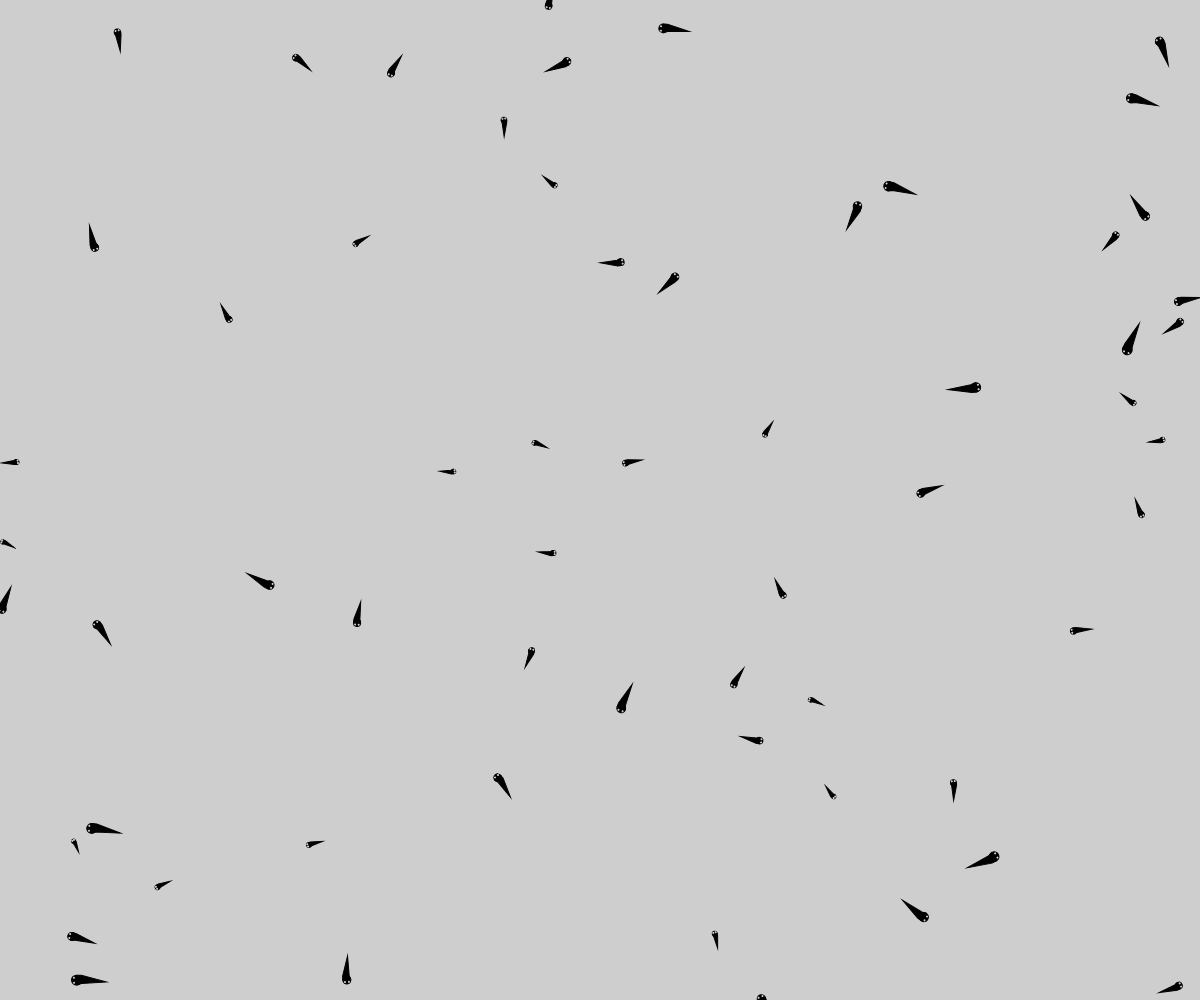
Frame 1 (no input)
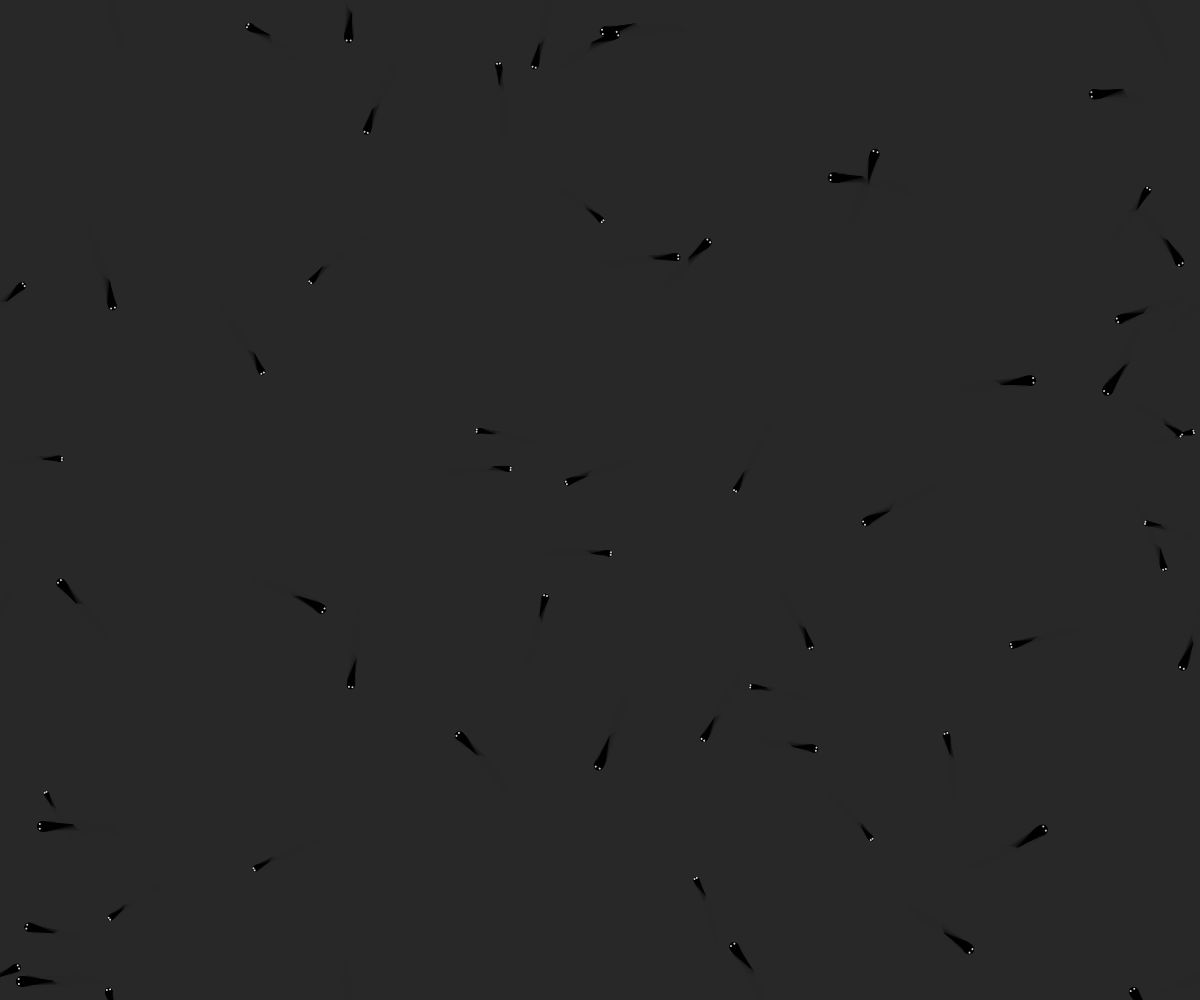
Frame 60 (no input)
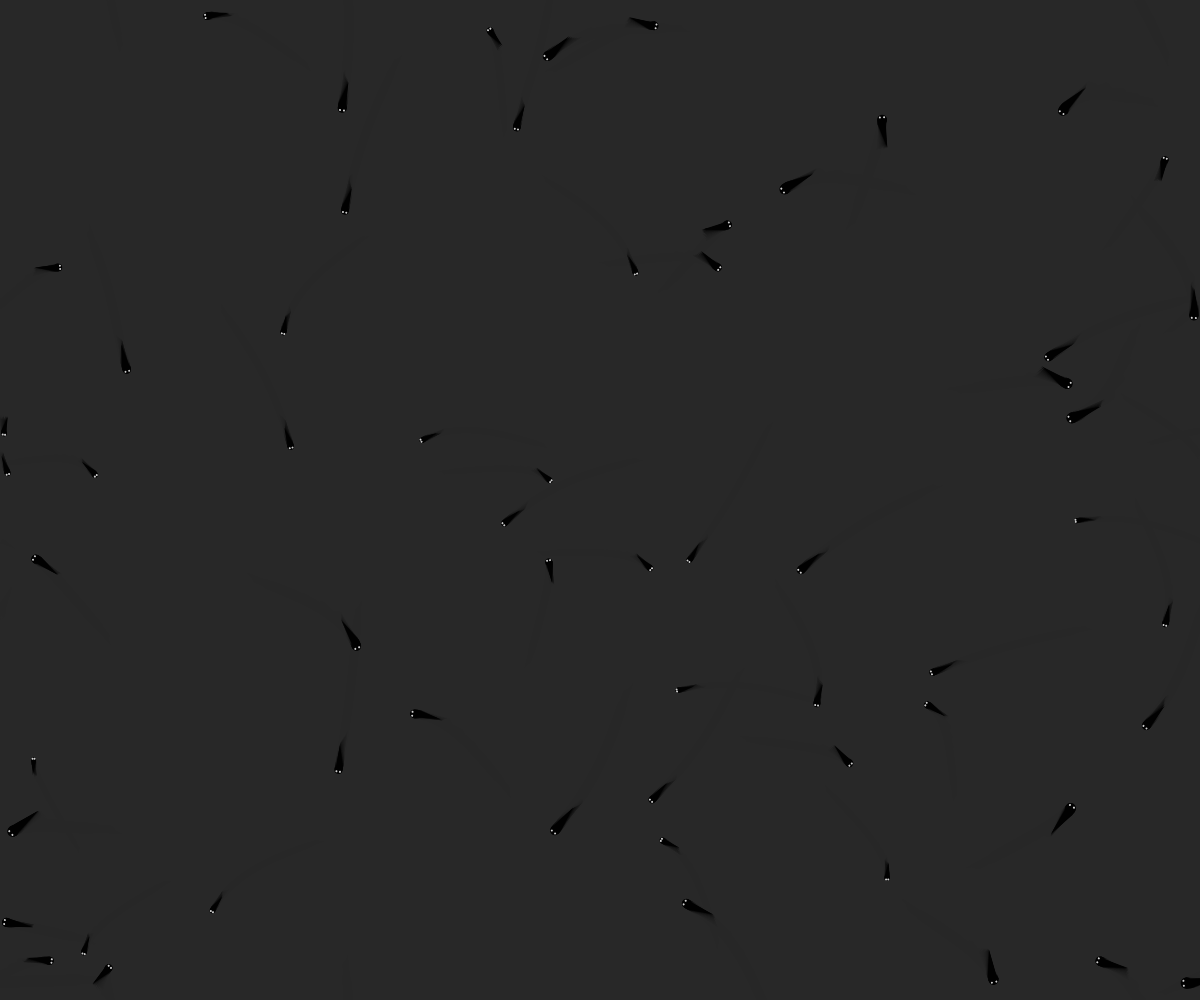
Frame 120 (the mouse pressed at the canvas centre since frame 60)

The p5.js sketch that drew these frames (run headless with seeded random() and noise() and a simulated clock; from frame 60 on, the mouse is pressed at the canvas centre):

// p5.js sketch
// ── sketch.js
let tadpoles = [];


let colours;
let target;

function setup() {
    // colours = [0, 255, 100, color('teal'), color('bisque')];
    colours = [0, 10, 128, 255];
    createCanvas(windowWidth, windowHeight);
    canvas.getContext('2d', { willReadFrequently: true });

    colours.sort(() => Math.random() - 0.5)
    for (let i = 0; i < 60; i++) {
        let tadpole = new Tadpole(random(width), random(height));
        tadpole.velocity = p5.Vector.random2D();
        tadpoles.push(tadpole);
    }
    background(colours[0]);

    target = createVector(random(width), random(height));
}


function draw() {
    if (frameCount % 1000 == 0) {
        colours.sort(() => Math.random() - 0.5);
        target = createVector(random(width), random(height));
    }
    background(colours[0], 10);
    const mouse = createVector(mouseX, mouseY);

    for (let tadpole of tadpoles) {
        // tadpole.applyForce(tadpole.seek(mouse));
        // tadpole.applyForce(tadpole.seek(createVector()));
        // if (tadpole.seed > 0.5) tadpole.applyForce(tadpole.seek(mouse));
        tadpole.applyForce(tadpole.seek(target));
        tadpole.update();
        tadpole.wrapEdges();
        tadpole.show();
    }

    background(colours[2], 50)

        // let amount = 200;
        // loadPixels();
        // const d = pixelDensity();
        // const pixelsCount = 4 * (width * d) * (height * d);
        // for (let i = 0; i < pixelsCount; i += 130) {
        //     const grainAmount = random(-amount, amount);
        //     pixels[i] = pixels[i] + grainAmount;
        //     pixels[i+1] = pixels[i+1] + grainAmount;
        //     pixels[i+2] = pixels[i+2] + grainAmount;
        //     // comment in, if you want to granulate the alpha value
        //     // pixels[i+3] = pixels[i+3] + grainAmount;
        // }
        // updatePixels();
    

}



class Tadpole {
    constructor(x, y) {
        this.position = createVector(x, y);
        this.velocity = createVector(0, 0);
        this.acceleration = createVector(0, 0);

        this.size = random(4, 10);

        this.speed = (1 / this.size) * 2;
        this.maxspeed = random(0.5, 3);
        this.maxforce = 0.0001;
        this.seed = random(0.2, 1);
    }

    update() {
        this.velocity.add(this.acceleration);
        this.velocity.limit(this.maxspeed);
        this.position.add(this.velocity);
        // this.velocity.mult(0);
    }


    applyForce(force) {
        // We could add mass here if we want A = F / M
        this.acceleration.add(force);
    }

    seek(target) {

        const desired = p5.Vector.sub(target, this.position); // A vector pointing from the location to the target

        // Scale to maximum speed
        desired.setMag(this.maxspeed);

        // Steering = Desired minus velocity
        const steer = p5.Vector.sub(desired, this.velocity);
        steer.limit(this.maxforce); // Limit to maximum steering force

        return steer;
        //this.applyForce(steer);
    }


    wrapEdges() {
        this.position.x = (this.position.x + width) % width;
        this.position.y = (this.position.y + height) % height;
    }

    show() {
        push();

        let angle = this.velocity.heading() + PI / 2;
        this.speed = map(this.velocity.mag(), -width, width, 0, 1) * (1 / this.size) * 5;
        translate(this.position.x, this.position.y);
        rotate(angle);
        fill(colours[1]);
        stroke(colours[1]);
        circle(0, 0, this.size);
        beginShape();
        vertex(-this.size / 2, 0);
        vertex((-this.size / 2) + map(sin((frameCount * this.speed + this.seed) % TAU), -1, 1, 0, 1) * this.size / 6, this.size / 2);
        vertex(-1 * sin((frameCount * this.speed + this.seed) % TAU) * this.size / 3, this.size * 3);
        vertex((this.size / 2) + map(sin((frameCount * this.speed + this.seed) % TAU), -1, 1, -1, 0) * this.size / 6, this.size / 2);
        vertex(this.size / 2, 0);
        endShape();

        // eyes
        fill(colours[0]);
        stroke(colours[0]);
        circle(-this.size / 4, -this.size / 4, 1);
        circle(+this.size / 4, -this.size / 4, 1);

        // // arms
        // stroke(colours[1]);
        // line(-this.size / 4, -this.size / 4, -this.size * 0.7, -this.size * 0.7);
        // line(this.size / 4, -this.size / 4, this.size * 0.7, -this.size * 0.7);


        pop();
    }
}
